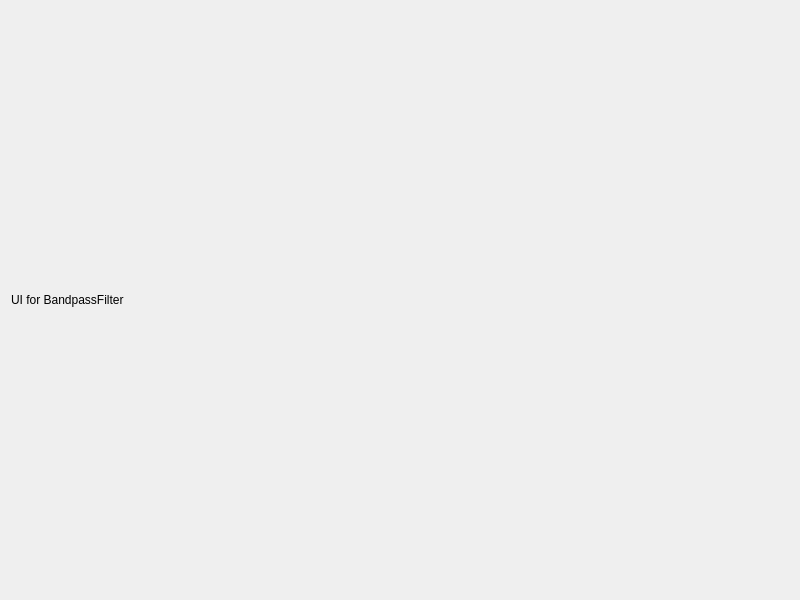
<?xml version="1.0" encoding="UTF-8"?>
<ui version="4.0">
 <class>BandpassFilter</class>
 <widget class="QDialog" name="bandpassFilter">
  <property name="geometry">
   <rect>
    <x>0</x>
    <y>0</y>
    <width>800</width>
    <height>600</height>
   </rect>
  </property>
  <property name="windowTitle">
   <string>Bandpass Filter</string>
  </property>
  <layout class="QVBoxLayout" name="verticalLayout">
   <item>
    <widget class="QLabel" name="label">
     <property name="text">
      <string>UI for BandpassFilter</string>
     </property>
    </widget>
   </item>
  </layout>
 </widget>
 <resources/>
 <connections/>
</ui>
